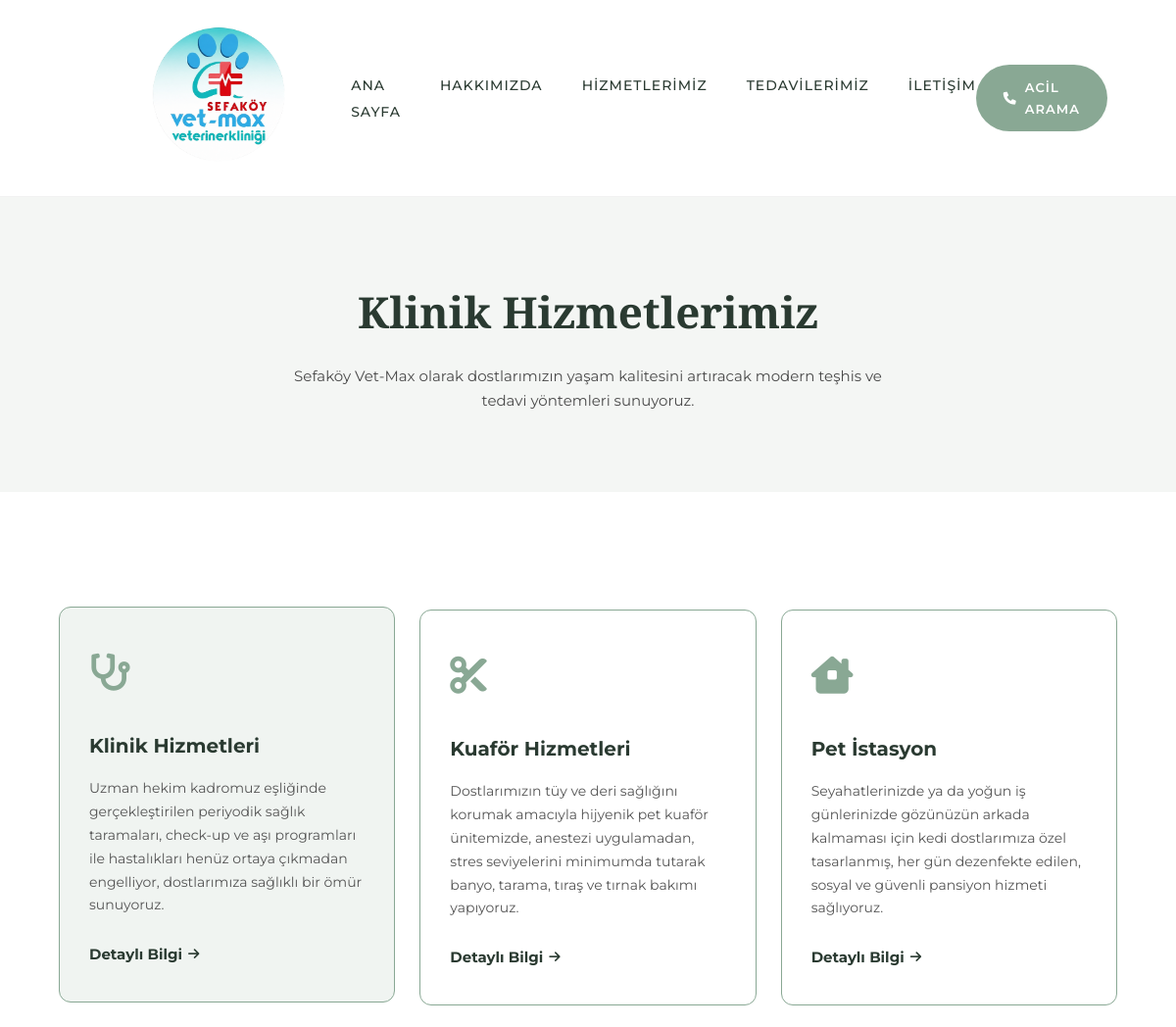
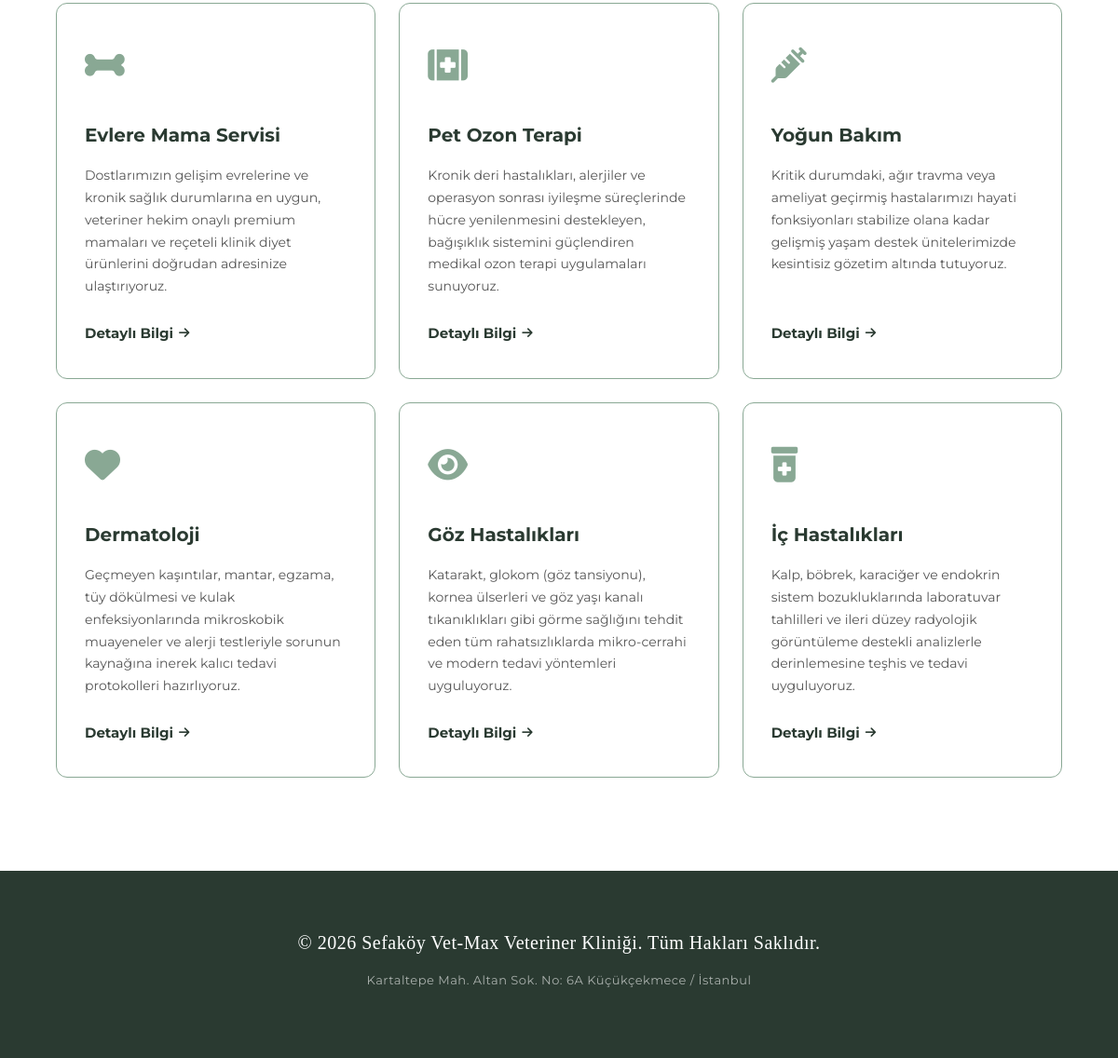
The app's page /hizmetlerimiz with its own data (2 pictures, top to bottom).
### app.py (models this page shows)
class Service(db.Model):
    id = db.Column(db.Integer, primary_key=True)
    title = db.Column(db.String(100), nullable=False)
    description = db.Column(db.Text, nullable=False)
    icon = db.Column(db.String(50), default='fa-stethoscope')
    image = db.Column(db.String(120), nullable=True)

### app.py (the view)
@app.route('/hizmetlerimiz')
def services():
    all_services = Service.query.all()
    return render_template('services.html', services=all_services)

### templates/services.html (shortened to what this page needs)
{% extends 'base.html' %}
{% block content %}
<section class="page-header">
    <h1>Klinik Hizmetlerimiz</h1>
    <p>Sefaköy Vet-Max olarak dostlarımızın yaşam kalitesini artıracak modern teşhis ve tedavi yöntemleri sunuyoruz.</p>
</section>
<section class="services-section">
    <div class="services-container">
        <div class="services-grid">
            {% for service in services %}
            <div class="service-card {% if loop.first %}highlight{% endif %}">
                {% if service.image %}
                <div class="service-uploaded-img">
                    <img src="{{ url_for('static', filename='images/uploads/' + service.image) }}" alt="{{ service.title }}">
                </div>
                {% else %}
                <div class="service-icon-box">
                    <i class="fa-solid {{ service.icon }}"></i>
                </div>
                {% endif %}
                <h3>{{ service.title }}</h3>
                <p>{{ service.description }}</p>
                <a href="/iletisim" class="service-link">Detaylı Bilgi <i class="fa-solid fa-arrow-right"></i></a>
            </div>
            {% endfor %}
        </div>
    </div>
</section>
{% endblock %}

### templates/base.html (shortened to what this page needs)
<!DOCTYPE html>
<html lang="tr">
<head>
    <link rel="stylesheet" href="{{ url_for('static', filename='css/style.css') }}">
    <link rel="stylesheet" href="https://cdnjs.cloudflare.com/ajax/libs/font-awesome/6.0.0/css/all.min.css">
</head>
<body>
    <nav class="navbar">
<div class="nav-container">
    <a href="/" class="logo">
        <img src="{{ url_for('static', filename='images/vetmax.png') }}" alt="Sefaköy Vet-Max Veteriner Kliniği" class="logo-img">
    </a>
    <ul class="nav-links">
        <li><a href="/">Ana Sayfa</a></li>
        <li><a href="/hakkimizda">Hakkımızda</a></li>
        <li><a href="/hizmetlerimiz">Hizmetlerimiz</a></li>
        <li><a href="/tedavilerimiz">Tedavilerimiz</a></li>
        <li><a href="/iletisim">İletişim</a></li>
    </ul>
    <a href="tel:05309341768" class="nav-cta"><i class="fa-solid fa-phone"></i> Acil Arama</a>
</div>
    </nav>
    <main class="main-wrapper">
        {% block content %}
        {% endblock %}
    </main>
    <footer>
        <div class="footer-container">
            <p>&copy; 2026 Sefaköy Vet-Max Veteriner Kliniği. Tüm Hakları Saklıdır.</p>
            <p>Kartaltepe Mah. Altan Sok. No: 6A Küçükçekmece / İstanbul</p>
        </div>
    </footer>
</body>
</html>

### static/css/style.css (style rules this page uses)
:root { --wix-green: #89a894; --wix-dark: #2a3a31; --wix-cream: #f4f6f4; --wix-text: #4a4a4a; --white: #ffffff; --transition: all 0.4s cubic-bezier(0.16, 1, 0.3, 1); }
* { margin: 0; padding: 0; box-sizing: border-box; }
body { background-color: var(--white); color: var(--wix-text); font-family: 'Montserrat', sans-serif; line-height: 1.7; -webkit-font-smoothing: antialiased; }
.navbar { background-color: var(--white); padding: 25px 0; position: sticky; top: 0; z-index: 1000; border-bottom: 1px solid rgba(0,0,0,0.05); }
.nav-container { width: 85%; max-width: 1200px; margin: 0 auto; display: flex; justify-content: space-between; align-items: center; }
.logo { display: flex; align-items: center; text-decoration: none; }
.logo-img { height: 150px; width: auto; object-fit: contain; transition: transform 0.3s ease; }
.nav-links { display: flex; list-style: none; gap: 40px; }
.nav-links a { text-decoration: none; color: var(--wix-dark); font-weight: 500; font-size: 14px; letter-spacing: 1px; text-transform: uppercase; transition: var(--transition); }
.nav-cta { background-color: var(--wix-green); color: var(--white) !important; padding: 12px 28px; border-radius: 50px; text-decoration: none; font-weight: 600; font-size: 13px; letter-spacing: 1px; text-transform: uppercase; display: inline-flex; align-items: center; gap: 8px; transition: var(--transition); }
.page-header { background-color: var(--wix-cream); text-align: center; padding: 80px 20px; margin-bottom: 60px; }
.page-header h1 { font-family: 'Playfair Display', serif; font-size: 44px; color: var(--wix-dark); margin-bottom: 15px; }
.page-header p { font-size: 15px; color: var(--wix-text); max-width: 600px; margin: 0 auto; }
.services-container { width: 85%; max-width: 1200px; margin: 0 auto 100px auto; }
.services-grid { display: grid; grid-template-columns: repeat(auto-fit, minmax(320px, 1fr)); gap: 40px; }
.service-card { background: var(--white); padding: 45px 35px; border-radius: 24px; text-align: left; border: 1px solid rgba(0, 0, 0, 0.05); transition: var(--transition); }
.service-card h3 { font-family: 'Playfair Display', serif; color: var(--wix-dark); font-size: 22px; margin-bottom: 15px; }
.service-card p { font-size: 14px; color: var(--wix-text); line-height: 1.8; }
footer { background-color: var(--wix-dark); color: rgba(255, 255, 255, 0.6); padding: 60px 0; text-align: center; }
.footer-container { width: 85%; max-width: 1200px; margin: 0 auto; }
.footer-container p { margin-bottom: 12px; font-size: 13px; letter-spacing: 0.5px; }
.footer-container p:first-child { color: var(--white); font-family: 'Playfair Display', serif; font-size: 20px; font-weight: 500; }
.services-section { padding: 60px 0 100px 0; background-color: var(--white); }
.services-container { width: 90%; max-width: 1200px; margin: 0 auto; }
.services-grid { display: grid; grid-template-columns: repeat(auto-fit, minmax(320px, 1fr)); gap: 25px; }
.service-card { background-color: var(--white); border: 1.5px solid #89a894; border-radius: 12px; padding: 35px 30px; text-align: left; transition: all 0.3s ease-in-out; display: flex; flex-direction: column; justify-content: space-between; min-height: 380px; }
.service-card.highlight, .service-card:hover { background-color: #f0f4f1; transform: translateY(-3px); }
.service-icon-box { font-size: 38px; color: #89a894; margin-bottom: 25px; display: inline-block; }
.service-card h3 { font-family: 'Montserrat', sans-serif; font-weight: 700; font-size: 20px; color: #2a3a31; margin-bottom: 15px; }
.service-card p { font-size: 14px; color: #555555; line-height: 1.7; margin-bottom: 25px; flex-grow: 1; }
.service-link { font-size: 15px; font-weight: 700; color: #2a3a31; text-decoration: none; display: inline-flex; align-items: center; gap: 6px; transition: gap 0.2s ease; margin-top: auto; }
.service-link i { font-size: 13px; }

### records on screen
Service: title "Klinik Hizmetleri", description "Uzman hekim kadromuz eşliğinde gerçekleştirilen periyodik sağlık taramaları, check-up ve aşı programları ile hastalıkları henüz ortaya çıkmadan engelliyor, dostlarımıza sağlıklı bir ömür sunuyoruz."
Service: title "Kuaför Hizmetleri", description "Dostlarımızın tüy ve deri sağlığını korumak amacıyla hijyenik pet kuaför ünitemizde, anestezi uygulamadan, stres seviyelerini minimumda tutarak banyo, tarama, tıraş ve tırnak bakımı yapıyoruz."
Service: title "Pet İstasyon", description "Seyahatlerinizde ya da yoğun iş günlerinizde gözünüzün arkada kalmaması için kedi dostlarımıza özel tasarlanmış, her gün dezenfekte edilen, sosyal ve güvenli pansiyon hizmeti sağlıyoruz."
Service: title "Evlere Mama Servisi", description "Dostlarımızın gelişim evrelerine ve kronik sağlık durumlarına en uygun, veteriner hekim onaylı premium mamaları ve reçeteli klinik diyet ürünlerini doğrudan adresinize ulaştırıyoruz."
Service: title "Pet Ozon Terapi", description "Kronik deri hastalıkları, alerjiler ve operasyon sonrası iyileşme süreçlerinde hücre yenilenmesini destekleyen, bağışıklık sistemini güçlendiren medikal ozon terapi uygulamaları sunuyoruz."
Service: title "Yoğun Bakım", description "Kritik durumdaki, ağır travma veya ameliyat geçirmiş hastalarımızı hayati fonksiyonları stabilize olana kadar gelişmiş yaşam destek ünitelerimizde kesintisiz gözetim altında tutuyoruz."
Service: title "Dermatoloji", description "Geçmeyen kaşıntılar, mantar, egzama, tüy dökülmesi ve kulak enfeksiyonlarında mikroskobik muayeneler ve alerji testleriyle sorunun kaynağına inerek kalıcı tedavi protokolleri hazırlıyoruz."
Service: title "Göz Hastalıkları", description "Katarakt, glokom (göz tansiyonu), kornea ülserleri ve göz yaşı kanalı tıkanıklıkları gibi görme sağlığını tehdit eden tüm rahatsızlıklarda mikro-cerrahi ve modern tedavi yöntemleri uyguluyoruz."
Service: title "İç Hastalıkları", description "Kalp, böbrek, karaciğer ve endokrin sistem bozukluklarında laboratuvar tahlilleri ve ileri düzey radyolojik görüntüleme destekli analizlerle derinlemesine teşhis ve tedavi uyguluyoruz."
